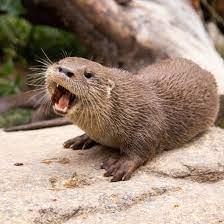
#> input picture atividade5/lontra.jpeg, 224 x 224 px
$ python transicaoAnim.py
#> lines starting #> are read from the running program, lines starting #| are printed output that depends on the picture
import cv2 as cv
import numpy as np
import time


img = cv.imread('lontra.jpeg')
#> img is the input picture: shape (224, 224, 3); mean B, G, R 122, 138.2, 158.8

num_steps = 100 #incrementos para os loops


fade_in_step = 0 #incremento para controle do fade_in
fade_out_step = 100  #decremento para controle do fade_out
step_control = 1     #tamanho do incremento ou decremento

largura = 640
altura = 480
fps = 60
codec = cv.VideoWriter_fourcc(*'XVID')  # Codec para vídeo AVI

# Crie um objeto de vídeo para gravar
saida_video = cv.VideoWriter('video_saida.avi', codec, fps, (largura, altura))

img = cv.resize(img, (largura, altura))
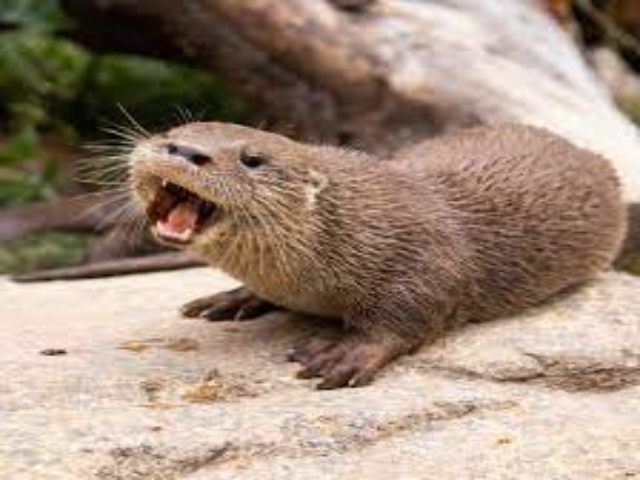
#> img: shape (480, 640, 3); mean B, G, R 121.8, 138.1, 158.7

frame_count = 0

for i in range (num_steps):
	copyimg = cv.convertScaleAbs(img, alpha=fade_in_step/100, beta=0)
	if (frame_count >= 0 and frame_count < num_steps):
		saida_video.write(copyimg)
	frame_count +=1
	fade_in_step += step_control
#> after the loop, fade_in_step = 100; frame_count = 100

for i in range(num_steps):
	copyimg = cv.convertScaleAbs(img, alpha=100/100, beta=0)
	if(frame_count >= num_steps and frame_count < num_steps*2 ):
		saida_video.write(copyimg)
	frame_count +=1
#> after the loop, frame_count = 200

for i in range (num_steps):
	copyimg = cv.convertScaleAbs(img, alpha=fade_out_step/100, beta=0)
	if(frame_count >= num_steps*2 and frame_count <= num_steps*3):
		saida_video.write(copyimg)
	fade_out_step -= step_control
	frame_count +=1
#> after the loop, fade_out_step = 0; frame_count = 300

saida_video.release()
cv.destroyAllWindows()

$ run again, with atividade5/exemplo.jpeg copied over atividade5/lontra.jpeg
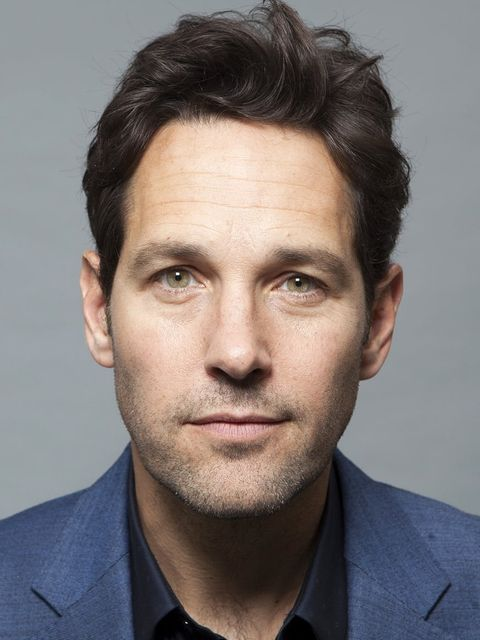
#> input picture atividade5/exemplo.jpeg, 480 x 640 px
#> img is the input picture: shape (640, 480, 3); mean B, G, R 118.1, 118.9, 125.9
#> `img = cv.resize(img, (largura, altura))`:
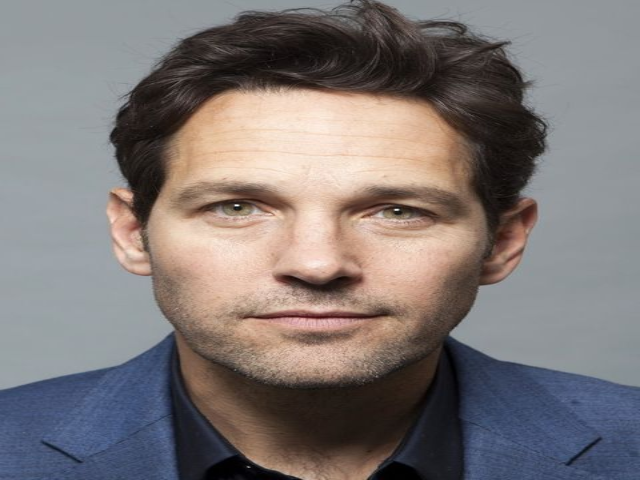
#> img: shape (480, 640, 3); mean B, G, R 118, 118.8, 125.8
#> after the loop `for i in range (num_steps):`: fade_in_step = 100
#> after the loop `for i in range(num_steps):`: frame_count = 200
#> after the loop `for i in range (num_steps):`: fade_out_step = 0; frame_count = 300
